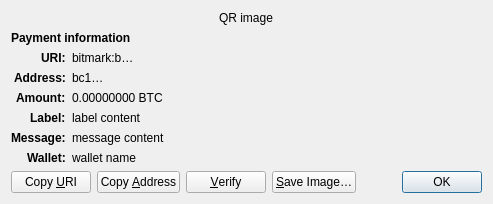
<?xml version="1.0" encoding="UTF-8"?>
<ui version="4.0">
 <class>ReceiveRequestDialog</class>
 <widget class="QDialog" name="ReceiveRequestDialog">
  <property name="geometry">
   <rect>
    <x>0</x>
    <y>0</y>
    <width>413</width>
    <height>229</height>
   </rect>
  </property>
  <property name="windowTitle">
   <string>Request payment to …</string>
  </property>
  <layout class="QGridLayout" name="gridLayout" columnstretch="0,1">
   <property name="sizeConstraint">
    <enum>QLayout::SetFixedSize</enum>
   </property>
   <item row="0" column="0" colspan="2" alignment="Qt::AlignHCenter">
    <widget class="QRImageWidget" name="qr_code">
     <property name="text">
      <string notr="true">QR image</string>
     </property>
     <property name="textInteractionFlags">
      <set>Qt::NoTextInteraction</set>
     </property>
    </widget>
   </item>
   <item row="1" column="0" colspan="2">
    <widget class="QLabel" name="payment_header">
     <property name="font">
      <font>
       <weight>75</weight>
       <bold>true</bold>
      </font>
     </property>
     <property name="text">
      <string>Payment information</string>
     </property>
     <property name="textInteractionFlags">
      <set>Qt::NoTextInteraction</set>
     </property>
    </widget>
   </item>
   <item row="2" column="0" alignment="Qt::AlignRight|Qt::AlignTop">
    <widget class="QLabel" name="uri_tag">
     <property name="font">
      <font>
       <weight>75</weight>
       <bold>true</bold>
      </font>
     </property>
     <property name="text">
      <string notr="true">URI:</string>
     </property>
     <property name="textFormat">
      <enum>Qt::PlainText</enum>
     </property>
     <property name="textInteractionFlags">
      <set>Qt::NoTextInteraction</set>
     </property>
    </widget>
   </item>
   <item row="2" column="1" alignment="Qt::AlignTop">
    <widget class="QLabel" name="uri_content">
     <property name="text">
      <string notr="true">bitmark:b…</string>
     </property>
     <property name="textFormat">
      <enum>Qt::RichText</enum>
     </property>
     <property name="wordWrap">
      <bool>true</bool>
     </property>
     <property name="textInteractionFlags">
      <set>Qt::TextSelectableByMouse</set>
     </property>
    </widget>
   </item>
   <item row="3" column="0" alignment="Qt::AlignRight|Qt::AlignTop">
    <widget class="QLabel" name="address_tag">
     <property name="font">
      <font>
       <weight>75</weight>
       <bold>true</bold>
      </font>
     </property>
     <property name="text">
      <string>Address:</string>
     </property>
     <property name="textInteractionFlags">
      <set>Qt::NoTextInteraction</set>
     </property>
    </widget>
   </item>
   <item row="3" column="1" alignment="Qt::AlignTop">
    <widget class="QLabel" name="address_content">
     <property name="text">
      <string notr="true">bc1…</string>
     </property>
     <property name="textFormat">
      <enum>Qt::PlainText</enum>
     </property>
     <property name="textInteractionFlags">
      <set>Qt::TextSelectableByMouse</set>
     </property>
    </widget>
   </item>
   <item row="4" column="0" alignment="Qt::AlignRight|Qt::AlignTop">
    <widget class="QLabel" name="amount_tag">
     <property name="font">
      <font>
       <weight>75</weight>
       <bold>true</bold>
      </font>
     </property>
     <property name="text">
      <string>Amount:</string>
     </property>
     <property name="textInteractionFlags">
      <set>Qt::NoTextInteraction</set>
     </property>
    </widget>
   </item>
   <item row="4" column="1" alignment="Qt::AlignTop">
    <widget class="QLabel" name="amount_content">
     <property name="text">
      <string notr="true">0.00000000 BTC</string>
     </property>
     <property name="textFormat">
      <enum>Qt::PlainText</enum>
     </property>
     <property name="textInteractionFlags">
      <set>Qt::TextSelectableByMouse</set>
     </property>
    </widget>
   </item>
   <item row="5" column="0" alignment="Qt::AlignRight|Qt::AlignTop">
    <widget class="QLabel" name="label_tag">
     <property name="font">
      <font>
       <weight>75</weight>
       <bold>true</bold>
      </font>
     </property>
     <property name="text">
      <string>Label:</string>
     </property>
     <property name="textInteractionFlags">
      <set>Qt::NoTextInteraction</set>
     </property>
    </widget>
   </item>
   <item row="5" column="1" alignment="Qt::AlignTop">
    <widget class="QLabel" name="label_content">
     <property name="text">
      <string notr="true">label content</string>
     </property>
     <property name="textFormat">
      <enum>Qt::PlainText</enum>
     </property>
     <property name="wordWrap">
      <bool>true</bool>
     </property>
     <property name="textInteractionFlags">
      <set>Qt::TextSelectableByMouse</set>
     </property>
    </widget>
   </item>
   <item row="6" column="0" alignment="Qt::AlignRight|Qt::AlignTop">
    <widget class="QLabel" name="message_tag">
     <property name="font">
      <font>
       <weight>75</weight>
       <bold>true</bold>
      </font>
     </property>
     <property name="text">
      <string>Message:</string>
     </property>
     <property name="textInteractionFlags">
      <set>Qt::NoTextInteraction</set>
     </property>
    </widget>
   </item>
   <item row="6" column="1" alignment="Qt::AlignTop">
    <widget class="QLabel" name="message_content">
     <property name="text">
      <string notr="true">message content</string>
     </property>
     <property name="textFormat">
      <enum>Qt::PlainText</enum>
     </property>
     <property name="wordWrap">
      <bool>true</bool>
     </property>
     <property name="textInteractionFlags">
      <set>Qt::TextSelectableByMouse</set>
     </property>
    </widget>
   </item>
   <item row="7" column="0" alignment="Qt::AlignRight|Qt::AlignTop">
    <widget class="QLabel" name="wallet_tag">
     <property name="font">
      <font>
       <weight>75</weight>
       <bold>true</bold>
      </font>
     </property>
     <property name="text">
      <string>Wallet:</string>
     </property>
     <property name="textInteractionFlags">
      <set>Qt::NoTextInteraction</set>
     </property>
    </widget>
   </item>
   <item row="7" column="1" alignment="Qt::AlignTop">
    <widget class="QLabel" name="wallet_content">
     <property name="text">
      <string notr="true">wallet name</string>
     </property>
     <property name="textFormat">
      <enum>Qt::PlainText</enum>
     </property>
     <property name="wordWrap">
      <bool>true</bool>
     </property>
     <property name="textInteractionFlags">
      <set>Qt::TextSelectableByMouse</set>
     </property>
    </widget>
   </item>
   <item row="8" column="0" colspan="2">
    <layout class="QHBoxLayout" name="horizontalLayout">
     <item>
      <widget class="QPushButton" name="btnCopyURI">
       <property name="text">
        <string>Copy &amp;URI</string>
       </property>
       <property name="autoDefault">
        <bool>false</bool>
       </property>
      </widget>
     </item>
     <item>
      <widget class="QPushButton" name="btnCopyAddress">
       <property name="text">
        <string>Copy &amp;Address</string>
       </property>
       <property name="autoDefault">
        <bool>false</bool>
       </property>
      </widget>
     </item>
     <item>
      <widget class="QPushButton" name="btnVerify">
       <property name="text">
        <string>&amp;Verify</string>
       </property>
       <property name="toolTip">
        <string>Verify this address on e.g. a hardware wallet screen</string>
       </property>
       <property name="autoDefault">
        <bool>false</bool>
       </property>
      </widget>
     </item>
     <item>
      <widget class="QPushButton" name="btnSaveAs">
       <property name="text">
        <string>&amp;Save Image…</string>
       </property>
       <property name="autoDefault">
        <bool>false</bool>
       </property>
      </widget>
     </item>
     <item>
      <spacer name="horizontalSpacer_2">
       <property name="orientation">
        <enum>Qt::Horizontal</enum>
       </property>
       <property name="sizeHint" stdset="0">
        <size>
         <width>40</width>
         <height>20</height>
        </size>
       </property>
      </spacer>
     </item>
     <item>
      <widget class="QDialogButtonBox" name="buttonBox">
       <property name="focusPolicy">
        <enum>Qt::StrongFocus</enum>
       </property>
       <property name="standardButtons">
        <set>QDialogButtonBox::Ok</set>
       </property>
      </widget>
     </item>
    </layout>
   </item>
  </layout>
 </widget>
 <customwidgets>
  <customwidget>
   <class>QRImageWidget</class>
   <extends>QLabel</extends>
   <header>qt/qrimagewidget.h</header>
  </customwidget>
 </customwidgets>
 <tabstops>
  <tabstop>buttonBox</tabstop>
  <tabstop>btnCopyURI</tabstop>
  <tabstop>btnCopyAddress</tabstop>
  <tabstop>btnSaveAs</tabstop>
 </tabstops>
 <resources/>
 <connections>
  <connection>
   <sender>buttonBox</sender>
   <signal>accepted()</signal>
   <receiver>ReceiveRequestDialog</receiver>
   <slot>accept()</slot>
   <hints>
    <hint type="sourcelabel">
     <x>135</x>
     <y>230</y>
    </hint>
    <hint type="destinationlabel">
     <x>135</x>
     <y>126</y>
    </hint>
   </hints>
  </connection>
 </connections>
</ui>
